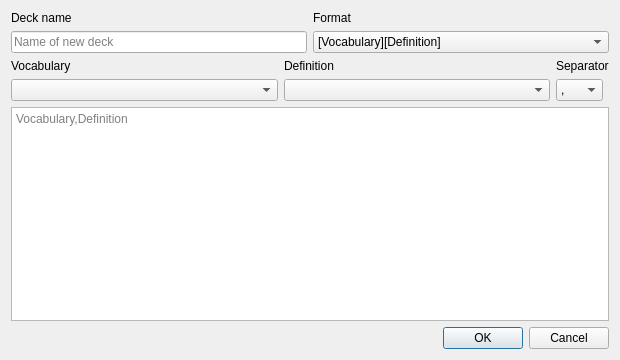
<?xml version="1.0" encoding="UTF-8"?>
<ui version="4.0">
 <class>ImportCsvDialog</class>
 <widget class="QDialog" name="ImportCsvDialog">
  <property name="geometry">
   <rect>
    <x>0</x>
    <y>0</y>
    <width>620</width>
    <height>360</height>
   </rect>
  </property>
  <property name="windowTitle">
   <string>Import from CSV</string>
  </property>
  <property name="windowIcon">
   <iconset>
    <normaloff>../ico/appicon.png</normaloff>../ico/appicon.png</iconset>
  </property>
  <layout class="QVBoxLayout" name="verticalLayout">
   <item>
    <layout class="QHBoxLayout" name="horizontalLayout_3">
     <item>
      <layout class="QGridLayout" name="gridLayout">
       <item row="1" column="1">
        <widget class="QComboBox" name="comboBox_format">
         <property name="focusPolicy">
          <enum>Qt::ClickFocus</enum>
         </property>
         <item>
          <property name="text">
           <string>[Vocabulary][Definition]</string>
          </property>
         </item>
         <item>
          <property name="text">
           <string>[Definition][Vocabulary]</string>
          </property>
         </item>
         <item>
          <property name="text">
           <string>[Definition][Vocabulary][Pronunciation]</string>
          </property>
         </item>
         <item>
          <property name="text">
           <string>[Definition][Pronunciation][Vocabulary]</string>
          </property>
         </item>
         <item>
          <property name="text">
           <string>[Pronunciation][Definition][Vocabulary]</string>
          </property>
         </item>
         <item>
          <property name="text">
           <string>[Pronunciation][Vocabulary][Definition]</string>
          </property>
         </item>
         <item>
          <property name="text">
           <string>[Vocabulary][Pronunciation][Definition]</string>
          </property>
         </item>
         <item>
          <property name="text">
           <string>[Vocabulary][Definition][Pronunciation]</string>
          </property>
         </item>
        </widget>
       </item>
       <item row="1" column="0">
        <widget class="QLineEdit" name="lineEdit_tableName">
         <property name="sizePolicy">
          <sizepolicy hsizetype="Preferred" vsizetype="Fixed">
           <horstretch>0</horstretch>
           <verstretch>0</verstretch>
          </sizepolicy>
         </property>
         <property name="focusPolicy">
          <enum>Qt::StrongFocus</enum>
         </property>
         <property name="acceptDrops">
          <bool>false</bool>
         </property>
         <property name="placeholderText">
          <string>Name of new deck</string>
         </property>
        </widget>
       </item>
       <item row="0" column="0">
        <widget class="QLabel" name="label_deckName">
         <property name="text">
          <string>Deck name</string>
         </property>
        </widget>
       </item>
       <item row="0" column="1">
        <widget class="QLabel" name="label_format">
         <property name="text">
          <string>Format</string>
         </property>
        </widget>
       </item>
      </layout>
     </item>
    </layout>
   </item>
   <item>
    <layout class="QGridLayout" name="gridLayout_2">
     <item row="1" column="0">
      <widget class="QComboBox" name="comboBox_vocabulary">
       <property name="focusPolicy">
        <enum>Qt::TabFocus</enum>
       </property>
      </widget>
     </item>
     <item row="1" column="1">
      <widget class="QComboBox" name="comboBox_definition">
       <property name="focusPolicy">
        <enum>Qt::TabFocus</enum>
       </property>
      </widget>
     </item>
     <item row="0" column="0">
      <widget class="QLabel" name="label_vocabulary">
       <property name="text">
        <string>Vocabulary</string>
       </property>
      </widget>
     </item>
     <item row="0" column="1">
      <widget class="QLabel" name="label_definition">
       <property name="text">
        <string>Definition</string>
       </property>
      </widget>
     </item>
     <item row="0" column="2">
      <widget class="QLabel" name="label_separator">
       <property name="text">
        <string>Separator</string>
       </property>
      </widget>
     </item>
     <item row="1" column="2">
      <widget class="QComboBox" name="comboBox_separator">
       <property name="sizePolicy">
        <sizepolicy hsizetype="Fixed" vsizetype="Fixed">
         <horstretch>0</horstretch>
         <verstretch>0</verstretch>
        </sizepolicy>
       </property>
       <property name="focusPolicy">
        <enum>Qt::TabFocus</enum>
       </property>
       <property name="frame">
        <bool>true</bool>
       </property>
       <item>
        <property name="text">
         <string>,</string>
        </property>
       </item>
       <item>
        <property name="text">
         <string>tab</string>
        </property>
       </item>
       <item>
        <property name="text">
         <string>-</string>
        </property>
       </item>
       <item>
        <property name="text">
         <string>/</string>
        </property>
       </item>
      </widget>
     </item>
    </layout>
   </item>
   <item>
    <widget class="QPlainTextEdit" name="plainTextEdit_deckName">
     <property name="focusPolicy">
      <enum>Qt::StrongFocus</enum>
     </property>
     <property name="autoFillBackground">
      <bool>false</bool>
     </property>
     <property name="tabChangesFocus">
      <bool>true</bool>
     </property>
     <property name="placeholderText">
      <string>Vocabulary,Definition</string>
     </property>
    </widget>
   </item>
   <item>
    <layout class="QHBoxLayout" name="horizontalLayout_4">
     <item>
      <widget class="QLabel" name="label_numLines">
       <property name="text">
        <string/>
       </property>
      </widget>
     </item>
     <item>
      <widget class="QDialogButtonBox" name="buttonBox">
       <property name="orientation">
        <enum>Qt::Horizontal</enum>
       </property>
       <property name="standardButtons">
        <set>QDialogButtonBox::Cancel|QDialogButtonBox::Ok</set>
       </property>
      </widget>
     </item>
    </layout>
   </item>
  </layout>
 </widget>
 <resources/>
 <connections>
  <connection>
   <sender>buttonBox</sender>
   <signal>accepted()</signal>
   <receiver>ImportCsvDialog</receiver>
   <slot>accept()</slot>
   <hints>
    <hint type="sourcelabel">
     <x>244</x>
     <y>506</y>
    </hint>
    <hint type="destinationlabel">
     <x>157</x>
     <y>274</y>
    </hint>
   </hints>
  </connection>
  <connection>
   <sender>buttonBox</sender>
   <signal>rejected()</signal>
   <receiver>ImportCsvDialog</receiver>
   <slot>reject()</slot>
   <hints>
    <hint type="sourcelabel">
     <x>312</x>
     <y>506</y>
    </hint>
    <hint type="destinationlabel">
     <x>286</x>
     <y>274</y>
    </hint>
   </hints>
  </connection>
 </connections>
</ui>
